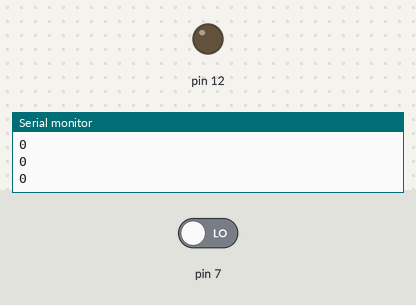
The sketch below on a simulated Arduino Uno, built with avr-gcc and run on an emulated ATmega328P. On the bench: output pins drawn as LEDs (lit = HIGH), the last lines printed to the serial monitor. The inputs (shaded band) are chosen by the test bench; at power-on: pin 7 LOW.

Above: at 2.8 s.
2.9 s: pin 7 driven HIGH
At 4.2 s:
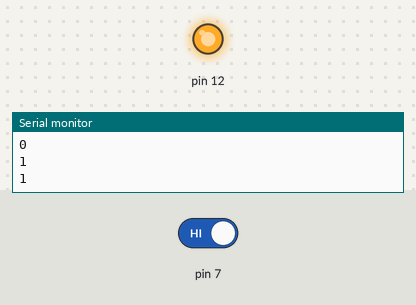
4.5 s: pin 7 driven LOW
At 5.9 s:
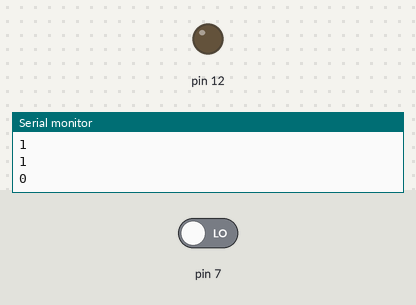
Timing chart, 0 to 7.5 s (numbered marks = the images above; inputs shaded):
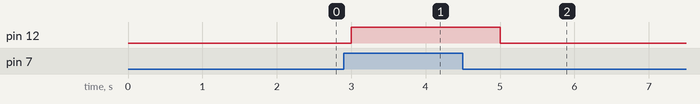

Measured:
- after the input at 2.9 s, pin 12: LOW → HIGH after 0.10 s
- after the input at 4.5 s, pin 12: HIGH → LOW after 0.50 s

The sketch:

input.ino
```cpp
int x;
void setup() {
 Serial.begin(9600);
 pinMode(7,INPUT); pinMode(12,OUTPUT);
}

void loop() {
  x=digitalRead(7);
  Serial.println(x); digitalWrite(12,x);
  delay(1000);

}
```
